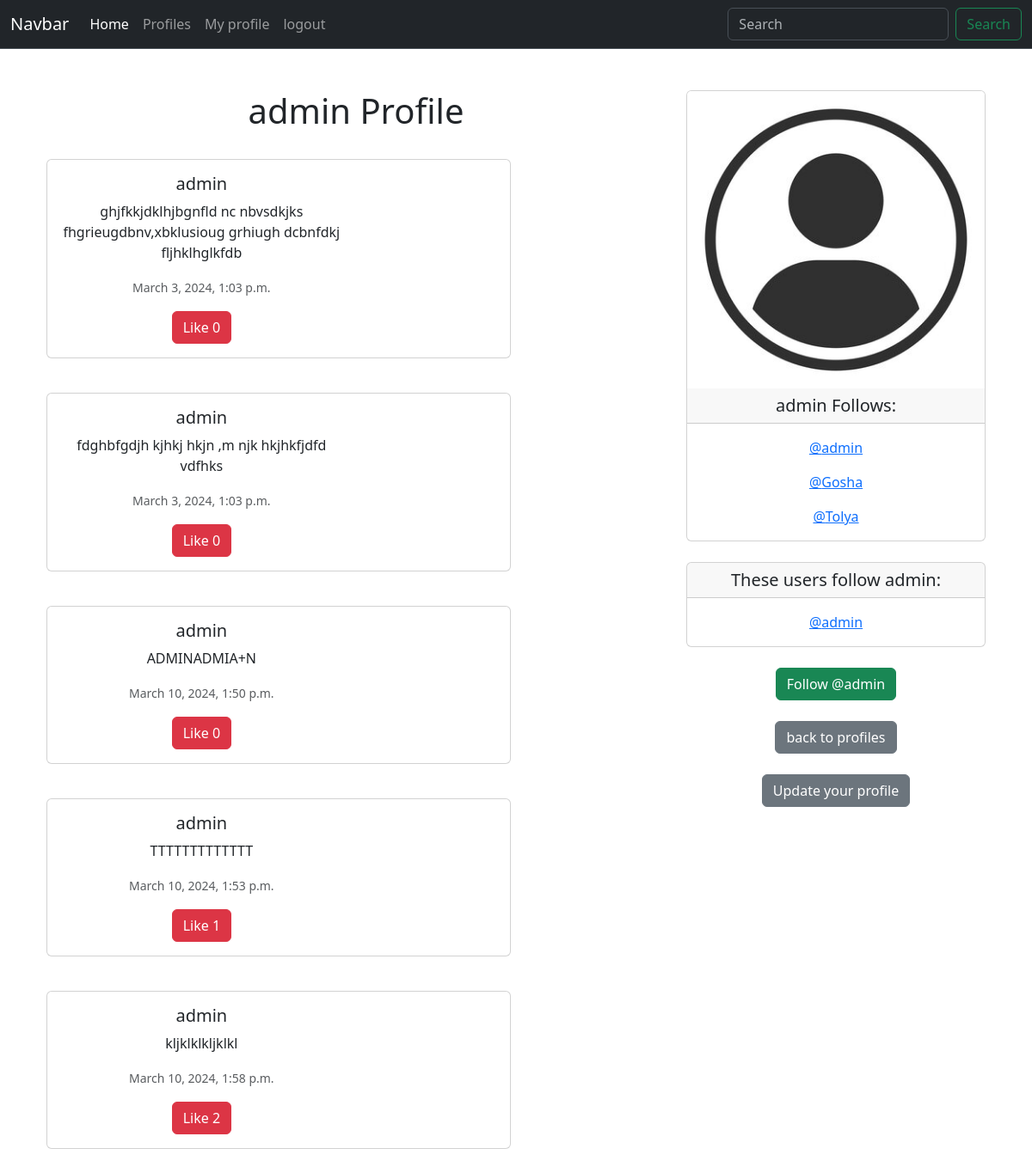
The page /someonesprofile/1 (signed in) on the database its author committed.
### GOODGIT/models.py (models this page shows, shortened)
class Profile(models.Model):
    user = models.OneToOneField(User, on_delete=models.CASCADE)
    image = models.ImageField(upload_to='images/', blank=True, null=True)
    follows = models.ManyToManyField("self", related_name="followed_by", symmetrical=False, blank=True)
    date_create = models.DateTimeField(User, auto_now=True)
    def __str__(self):
        return self.user.username

class Tweet(models.Model):
    user = models.ForeignKey(User, related_name="tweets", on_delete=models.DO_NOTHING)
    body = models.CharField(max_length=300)
    created_at = models.DateTimeField(auto_now_add=True)
    likes = models.ManyToManyField(User, related_name="tweet_like", blank=True)
    def likesnum(self):
        return self.likes.count()

### GOODGIT/views.py (the view, shortened to what this page needs)
# urls.py: path('someonesprofile/<int:pk>', views.someonesprofile, name='someonesprofile'),
def someonesprofile(request, pk):
    if request.user.is_authenticated:
        l = Profile.objects.get(pk=pk)
        I = Tweet.objects.filter(user_id=pk)
        return render(request, 'someonesprofile.html', {"profile":l, "tweets":I})
    else:
        messages.success(request, ("You ougth to be singed in!"))
        return redirect("home")

### GOODGIT/templates/someonesprofile.html (shortened to what this page needs)
{% extends "base.html" %}
{% load static %}
{% block content %}
    {% if profile %}
    <div class='container text-center'>
        <div class='row'>
            <div class='col-8'>
                <h1>{{ profile.user.username }} Profile</h1>
                <br>
                {% if tweets%}
                {% for i in tweets %}
                    <div class="card mb-3" style="max-width: 540px;">
                        <div class="col-md-8">
                            <div class="card-body">
                            <h5 class="card-title">{{ i.user.username }} </h5>
                            <p class="card-text">{{ i.body }}</p>
                            <p class="card-text"><small class="text-body-secondary"> {{ i.created_at }} </small></p>
                            {% if user in i.likes.all %}
                                <a href="{% url 'liked' i.id %}" class="btn btn-secondary">Unlike {{ i.likesnum }}</a>
                            {% else %}
                                <a href="{% url 'liked' i.id %}" class="btn btn-danger">Like {{ i.likesnum }}</a>
                            {% endif %}
                            </div>
                        </div>
                    </div>
                    <br>
                {% endfor %}
                {% endif %}
            </div>
            <div class='col-4'>
                <div class="card">
                    <img src="{% if profile.image %}{{ profile.image.url }}{% else %}{% static "images/avatar.jpg" %}{% endif %}" class="card-img-top img-fluid">
                    <h5 class="card-header">{{ profile.user.username }} Follows:</h5>
                    <div class="card-body">
                        {% for i in profile.follows.all %}
                            <p class="card-text"><a href="{% url 'someonesprofile' i.id %}">@{{i}}</a></p>
                        {% endfor %}
                    </div>
                </div>
                <br>
                <div class="card">
                    <h5 class="card-header">These users follow {{ profile.user.username }}:</h5>
                    <div class="card-body">
                        {% for i in profile.followed_by.all %}
                            <a href="{% url 'someonesprofile' i.id %}">@{{i}}</a><br>
                        {% endfor %}
                    </div>
                </div>
                <br>
                <form method="post">
                    {% if profile in user.profile.follows.all %}
                        <button type="submit" class="btn btn-danger" name="follow" value="unfollow">Unfollow @{{ profile.user.username }}</button>
                    {% else %}
                        <button type="submit" class="btn btn-success" name="follow" value="follow">Follow @{{ profile.user.username }}</button>
                    {% endif %}
                </form>
                <br>
                <a class="btn btn-secondary" href="{% url 'profiles' %}">back to profiles</a><br><br>
                <a class="btn btn-secondary" href="{% url 'update_user' %}">Update your profile</a><br>
            </div>
        </div>
    </div>
    {% endif %}
{% endblock %}

### rows shown on the page
Profile: user.username "admin"
Tweet: user.username "admin", body "ghjfkkjdklhjbgnfld nc nbvsdkjks fhgrieugdbnv,xbklusioug grhiugh dcbnfdkj fljhklhglkfdb", created_at "March 3, 2024, 1:03 p.m.", likesnum "0"
Tweet: user.username "admin", body "fdghbfgdjh kjhkj hkjn ,m njk hkjhkfjdfd vdfhks", created_at "March 3, 2024, 1:03 p.m.", likesnum "0"
Tweet: user.username "admin", body "ADMINADMIA+N", created_at "March 10, 2024, 1:50 p.m.", likesnum "0"
Tweet: user.username "admin", body "TTTTTTTTTTTTT", created_at "March 10, 2024, 1:53 p.m.", likesnum "1"
Tweet: user.username "admin", body "kljklklkljklkl", created_at "March 10, 2024, 1:58 p.m.", likesnum "2"
Profile: user.username "Gosha"
Profile: user.username "Tolya"
